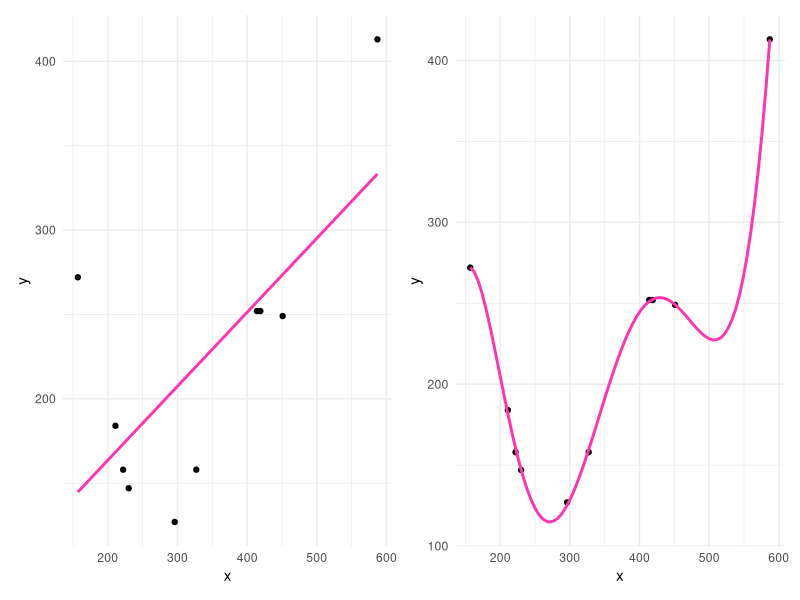

Recreate this plot in R.
## ---- chunk 1
knitr::opts_chunk$set(echo = FALSE, results = 'markup', comment="")
knitr::knit_hooks$set(source = function(x, options) {
    paste("\\begin{lstlisting}[style=codechunk]\n", paste(x,collapse = "\n"), 
      "\n\\end{lstlisting}", sep = '')
})
knitr::knit_hooks$set(output = function(x, options) {
  return(paste("\\small\n\\begin{verbatim}\n", x, "\\end{verbatim}\n\\normalsize", sep = ""))
})
## ---- chunk 2
library(dplyr)
library(purrr)
library(tidyr)
library(ggplot2)
options(tibble.print_max = 10)
## ---- chunk 3
animalitos <- list(
  animales = c("perro", "gato", "elefante", "vaca"),
  acciones = c("ladrar", "maullar", "barritar", "mugir"),
  nombres = list("Dalmata" = "Pongo", "Marley"),
  5)
## ---- chunk 4
str(animalitos)
## ---- chunk 5
names(animalitos)
## ---- chunk 6
animalitos[["animales"]]
## ---- chunk 7
animalitos$acciones
## ---- chunk 8
animalitos$"nombres"
## ---- chunk 9
animalitos[[1]]
## ---- chunk 10
animalitos[[4]]
## ---- chunk 11
v <- c(2,5,7)
exp(v)
## ---- chunk 12
meses <- c("Ene","Feb","Mar","Abr","May","Jun",
           "Jul","Ago","Sep","Oct","Nov","Dic")
which(meses=="Sep")
which(meses==c("Sep","Ene"))
## ---- chunk 13
map(animalitos,typeof)
## ---- chunk 14
map(animalitos,length)
## ---- chunk 15
v <- c(1,3)
map(v,rnorm)
## ---- chunk 16
# agregamos parámetros adicionales de la función rnorm
v <- c(1,5)
map(v,rnorm,mean=4,sd=2)
## ---- chunk 17
map_chr(animalitos,typeof)
## ---- chunk 18
map_int(animalitos,length)
## ---- chunk 19
sumar_diez <- function(x) return(x + 10)
map_dbl(c(-10,4,7), sumar_diez)
## ---- chunk 20
map_dbl(c(-10,4,7), function(x) return(x + 10))
## ---- chunk 21
# función anónima (el argumento es siempre .x)
map_dbl(c(-10,4,7), ~ .x + 10) 
## ---- chunk 22
v <- c(1,5)
map(v, ~ rnorm(.x,mean=4,sd=2)) # el argumento es siempre .x!
## ---- chunk 23
v <- c(1,8)
map(v, ~ rnorm(n=2,mean=.x,sd=1)) # el argumento es siempre .x!
## ---- chunk 24
palabras <- c("recorcholis","nacimiento","rosedal","artista","ion")
cantidad_letras <- c(2,1,3,2,2)
# los argumentos son .x y .y
map2_chr(palabras,cantidad_letras, ~ substr(.x,1,.y)) 
## ---- chunk 25
inicio <- as.Date(c("2018-01-03","2019-03-06"))
fin <- as.Date(c("2018-01-06","2019-03-08"))
map2(inicio,fin, ~ seq.Date(.x,.y,by="1 day"))
## ---- chunk 26
pelis <- tibble(
cancion = c("Strange Things", "Life is a Highway", "I'm a Believer"),
autor = c("Randy Newman", "Rascal Flatts", "Smash Mouth"),
pelicula = c("Toy Story", "Cars", NA)
)
## ---- chunk 27
typeof(pelis)
## ---- chunk 28
as.list(pelis)
## ---- chunk 29
map_chr(pelis,typeof)
## ---- chunk 30
map_int(pelis, ~ sum(is.na(.x)))
## ---- chunk 31
T1 <- tibble(
  v1 = 1:3,
  v2 = c("a","b","c"),
  v3 = list(c("A","B","C")),
  v4 = 10
)
## ---- chunk 32
T1
## ---- chunk 33
T2 <- try(tibble(
  v1 = 1:3,
  v2 = c("a","b","c"),
  v3 = list(c("A","B","C"),"B")
),silent=T)
cat(T2)
## ---- chunk 34
T3 <- tibble(
  v1 = 1:3,
  v2 = c("a","b","c"),
  v3 = list(c("A","B","C"),"perro",5)
)
## ---- chunk 35
T3
## ---- chunk 36
T4 <- tibble(
  v1 = 1:3,
  v2 = c("a","b","c"),
  v3 = list(rnorm(1), rnorm(10), rnorm(100))
)
## ---- chunk 37
T4
## ---- chunk 38
animalitos <- list(animales = c("perro","gato","elefante","vaca"),
               acciones = c("ladrar","maullar","barritar","mugir"),
               nombres = list(c("Pongo","Marley","Golfo"),
                              c("Pelusa","Tom"),
                              c("Tantor","Dumbo"),
                              c("Oscar")))

as_tibble(animalitos)
## ---- chunk 39
options(width = 60)
head(mtcars)
## ---- chunk 40
mtcars %>%
  group_by(gear,carb) %>%
  nest()
## ---- chunk 41
mtcars %>%
  nest(datos = !c(gear,carb))
## ---- chunk 42
peleas <- tibble::tribble(
 ~pelea, ~horario,                      ~casting,
      1,  "20:30",        "gsf901,fez195,yfm179",
      2,  "20:50",               "thf028,yfm179",
      3,  "19:40", "jfa348,fez195,gky651,wpx281",
      4,  "21:00",               "thf028,fez195")
## ---- chunk 43
luchadores <- tibble::tribble(
   ~codigo,           ~nombre,
  "gsf901",  "Vicente Viloni",
  "thf028",     "Hip Hop Man",
  "wpx281",         "La Masa",
  "fez195", "Fulgencio Mejía",
  "jfa348",        "Mc Floyd",
  "phb625",     "Mario Morán",
  "gky651",      "Rulo Verde",
  "yfm179",    "Steve Murphy")
## ---- chunk 44
peleas %>%
  mutate(casting_split = strsplit(casting, split = ",")) %>%
  select(-horario,-casting) %>%
  unnest(casting_split) %>%
  left_join(luchadores, by = c("casting_split" = "codigo"))
## ---- chunk 45
peleas %>%
  mutate(casting_split = strsplit(casting, split = ",")) %>%
  select(-horario,-casting)
## ---- chunk 46
datos <- tibble::tribble(
 ~id,~dia,  ~mes, ~año,
   1,  15, "Sep", 2019,
   2,   6, "oct", 2021,
   3,   3, "Ene", 2020,
   4,  31, "dic", 2019)
## ---- chunk 47
meses <- c("Ene","Feb","Mar","Abr","May","Jun",
           "Jul","Ago","Sep","Oct","Nov","Dic")
## ---- chunk 48
which(meses=="Sep")
## ---- chunk 49
which(meses==c("Sep","Ene"))
## ---- chunk 50
datos %>%
  mutate(mes_n = map(mes, ~ which(meses==.x)))
## ---- chunk 51
datos %>%
  mutate(mes_n = map(mes, ~ which(toupper(meses)==toupper(.x))))
## ---- chunk 52
datos %>%
  mutate(mes_n = map_int(mes, ~ which(toupper(meses)==toupper(.x))))
## ---- chunk 53
datos <- tibble::tribble(
  ~empresa, ~producto,       ~fecha, ~evento,
       "A",      "A1", "02/06/2018",     112,
       "A",      "A1", "06/06/2018",     141,
       "A",      "A1", "13/07/2018",     119,
       "A",      "A2", "01/05/2018",      53,
       "A",      "A2", "04/05/2018",      67,
       "B",      "B1", "01/07/2018",     127,
       "B",      "B1", "05/07/2018",     301,
       "B",      "B1", "10/07/2018",      98,
       "B",      "B1", "11/07/2018",     167)
datos$fecha <- as.Date(datos$fecha,format = "%d/%m/%Y")
## ---- chunk 54
fechas_todas <- 
  datos %>%
  group_by(empresa, producto) %>%
  summarise(fecha_inicial = min(fecha),
            fecha_final = max(fecha)) %>%
  mutate(fechas = map2(fecha_inicial,
                       fecha_final,
                       ~ seq.Date(.x,.y,by="1 day"))) %>%
  select(-fecha_inicial,-fecha_final) %>%
  ungroup()
## ---- chunk 55
datos %>%
  group_by(empresa, producto) %>%
  summarise(fecha_inicial = min(fecha),
            fecha_final = max(fecha))
## ---- chunk 56
  datos %>%
  group_by(empresa, producto) %>%
  summarise(fecha_inicial = min(fecha),
            fecha_final = max(fecha)) %>%
  mutate(fechas = map2(fecha_inicial,
                       fecha_final,
                       ~ seq.Date(.x,.y,by="1 day"))) %>%
  ungroup()
## ---- chunk 57
fechas_todas %>%
  unnest(fechas) %>%
  left_join(datos, by = c("empresa","producto","fechas" = "fecha"))
## ---- chunk 58
list.files(pattern="archivo")
## ---- chunk 59
list.files(pattern="archivo") %>%
  tibble(archivos = .) %>%
  mutate(contenido = map(archivos, read.csv))
## ---- chunk 60
list.files(pattern="archivo") %>%
  tibble(archivos = .) %>%
  mutate(contenido = map(archivos, read.csv)) %>%
  unnest(contenido)
## ---- chunk 61
datos <- tibble::tribble(
               ~banda,                     ~cancion,                                                           ~frase,
    "Los Wachiturros",          "Este es el pasito",                               "El que no hace palmas es un gato",
            "La Base",             "Sabor sabrosón",      "Según la moraleja, el que no hace palmas se deja, se deja",
       "Damas Gratis",           "Me va a extrañar",                          "ATR perro cumbia cajeteala piola gato",
    "Altos Cumbieros",            "No voy a llorar",       "Andy, fijate que volvieron, quienes… los altos cumbieros",
  "Los Pibes Chorros", "Llegamos los Pibes Chorros", "Llegamos los pibes chorros queremos las manos de todos arriba…",
            "La Liga",               "Se re pudrió",                       "El que no hace palmas tiene fama de gato",
       "Los Palmeras",                    "La cola",    "A la una, a la dos, a la one two three four five seven nine")
## ---- chunk 62
options(width = 60)
datos
## ---- chunk 63
analizar_frase <- function(cancion){
  preposiciones <- c("a", "ante", "bajo", "cabe", "con", 
                     "contra", "de", "desde", "durante", 
                     "en", "entre", "hacia", "hasta", "mediante", 
                     "para", "por", "según", "sin", "so", "sobre", 
                     "tras", "versus", "vía")
  
  palabras <- strsplit(cancion," ") %>% unlist
  
  cant_palabras <- length(palabras)
  
  cant_preposiciones <- sum(palabras %in% preposiciones)
  
  return(list(cant_palabras = cant_palabras,
              cant_preposiciones = cant_preposiciones))
  }
## ---- chunk 64
datos %>%
  mutate(resultado = map(frase,analizar_frase))
## ---- chunk 65
options(width = 60)
datos %>%
  mutate(resultado = map(frase,analizar_frase)) %>%
  unnest_wider(resultado)
## ---- chunk 66
datos <- tibble::tribble(
   ~x,    ~y,
  211,   184,
  230,   147,
  587,   413,
  414,   252,
  419,   252,
  157,   272,
  327,   158,
  222,   158,
  451,   249,
  296,   127)
## ---- chunk 67
crossing(poly = 1:6, datos)
## ---- chunk 68
crossing(poly = 1:6, datos) %>%
  nest(datos = !poly)
## ---- chunk 69
plots <- crossing(orden = 1:6, datos) %>%
  nest(datos = !orden) %>%
  ungroup() %>%
  mutate(plot = map2(datos, orden,
                     function(.x, .y) {
                       ggplot(.x, aes(x = x, y = y)) +
                         geom_point() +
                         stat_smooth(
                           method = "lm", se = FALSE,
                           formula = y ~ poly(x, 
                                              degree= .y, 
                                              raw = TRUE),
                           colour = "maroon1") + 
                         theme_minimal()
                     }))
## ---- chunk 70
plots
## ---- chunk 71
library(patchwork)
plots$plot[[1]] + plots$plot[[6]]
## ---- chunk 72
K <- 3
data <- mtcars %>% 
  mutate(fold = rep(1:K,length.out=nrow(.))) %>% 
  arrange(fold) %>%
  group_by(fold) %>%
  nest() %>%
  mutate(dummy = 1)
## ---- chunk 73
train_test <- data %>% 
  inner_join(data, by="dummy") %>%
  select(-dummy) %>%
  filter(fold.y != fold.x) %>%
  group_by(fold.x) %>%
  summarise(test = list(first(data.x)),
            train = list(bind_rows(data.y)))
## ---- chunk 74
data
## ---- chunk 75
data %>% 
  inner_join(data, by="dummy") %>%
  select(-dummy)
## ---- chunk 76
data %>% 
  inner_join(data, by="dummy") %>%
  select(-dummy) %>%
  filter(fold.y != fold.x) %>%
  group_by(fold.x)
## ---- chunk 77
train_test
## ---- chunk 78
train_test %>%
  mutate(modelo = map(train, ~ lm(mpg ~ wt,data=.x)))
## ---- chunk 79
train_test %>%
  mutate(modelo = map(train, ~ lm(mpg ~ wt,data=.x)),
         pred = map2(modelo,test, ~ predict(.x,.y)))
## ---- chunk 80
train_test %>%
  mutate(modelo = map(train, ~ lm(mpg ~ wt,data=.x)),
         pred = map2(modelo,test, ~ predict(.x,.y)),
         real = map(test,"mpg"))
## ---- chunk 81
bolilleros <- list(1:6,1:50,1:100)
cant <- list(6,5,4)
con_reemplazo <- list(TRUE,FALSE,FALSE)

pmap(list(bolilleros,cant,con_reemplazo),
     ~ sample(x = ..1, size = ..2, replace = ..3))
## ---- chunk 82
options(width = 60)
e <- try(c(list.files(pattern="archivo"),"archivo_4.csv") %>%
  tibble(archivos = .) %>%
  mutate(contenido = map(archivos,read.csv)) %>%
  unnest(contenido),silent = TRUE)
cat(e)
## ---- chunk 83
possibly_read.csv <- possibly(read.csv,otherwise = data.frame())

c(list.files(pattern="archivo"),"archivo_4.csv") %>%
  tibble(archivos = .) %>%
  mutate(contenido = map(archivos,possibly_read.csv))
